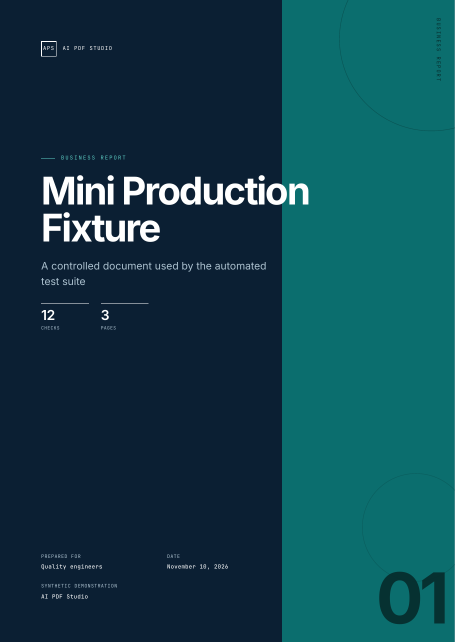
#> input picture plugins/ai-pdf-studio/tests/visual/baseline/page-01.png, 911 x 1287 px (shown at 1/2 size)
$ python -i page_metrics.py   (imports and definitions only)
#> lines starting #> are read from the running program, lines starting #| are printed output that depends on the picture; after the words box and inside, x2 and y2 are one past the last pixel; in counts of white or black regions, pixels touching at a corner belong together
#!/usr/bin/env python3
"""Per-page visual and ink metrics using Pillow.

Input is a JSON list of image paths on stdin. Output is a JSON list of metrics.
This is deliberately heuristic: it measures geometry, ink, contrast, whitespace,
and colour, not subjective aesthetics.
"""
import json
import sys
from statistics import mean

from PIL import Image, ImageChops, ImageFilter, ImageStat


def dominant_background(image):
    """The modal colour is the page surface, even on split covers."""
    small = image.resize((160, max(1, int(160 * image.height / image.width))), Image.Resampling.BOX)
    quantized = small.quantize(colors=8, method=Image.Quantize.MEDIANCUT)
    colors = quantized.convert('RGB').getcolors(160 * small.height) or [(1, (255, 255, 255))]
    return max(colors, key=lambda item: item[0])[1]


def analyze(path):
#> called with path = '../../tests/visual/baseline/page-01.png'
    image = Image.open(path).convert("RGB")
#> image is the input picture: PIL image 911x1287 RGB; mean R, G, B 16.8, 65.8, 77.8
    original_size = image.size
#> original_size = (911, 1287)
    # Limit work to 700px wide; metrics are scale invariant.
    if image.width > 700:
        ratio = 700 / image.width
#> ratio = 0.768
        image = image.resize((700, max(1, int(image.height * ratio))), Image.Resampling.LANCZOS)
#> image: PIL image 700x988 RGB
    width, height = image.size
#> width = 700; height = 988
    bg = dominant_background(image)
#> in dominant_background, `quantized = small.quantize(colors=8, method=Image.Quantize.MEDIANCUT)`:
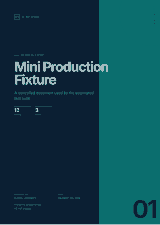
#> quantized: PIL image 160x225 P; mean R, G, B 15, 65, 77
#> in dominant_background, `colors = quantized.convert('RGB').getcolors(160 * small.height) or [(1..`: colors = [(865, (164, 186, 190)), (13315, (11, 110, 110)), (107, (10, 110, 110)), (753, (28, 71, 82)), (452, (12, 31, 51)), (19931, (11, 31, 51)), (191, (10, 31, 51)), (386, (10, 30, 50))]
#> bg = (11, 31, 51)
    bg_image = Image.new("RGB", image.size, bg)
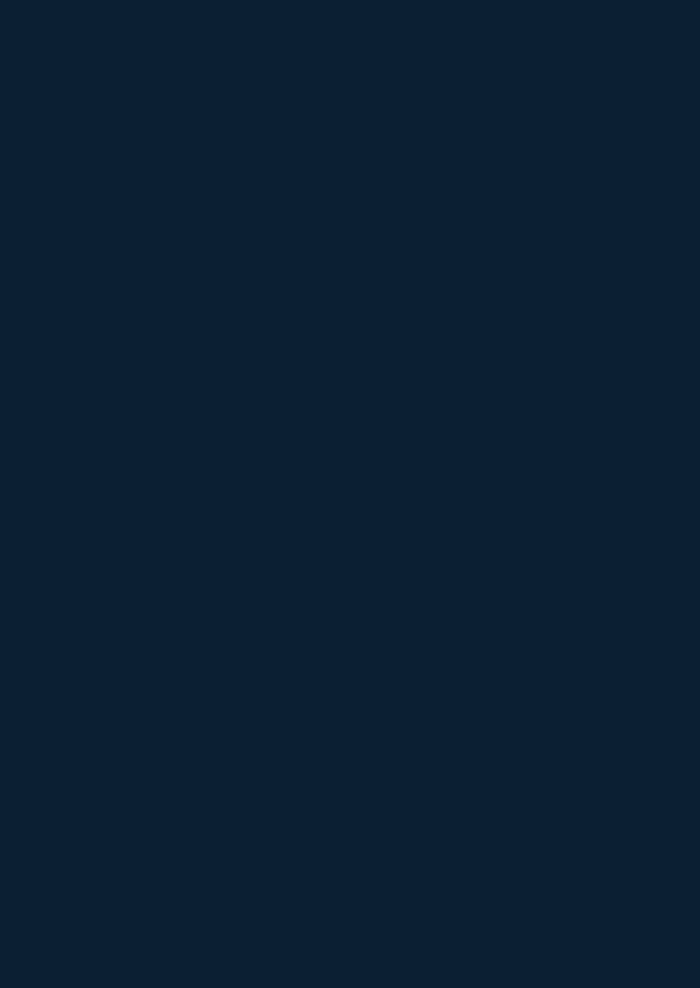
#> bg_image: PIL image 700x988 RGB; mean R, G, B 11, 31, 51
    diff = ImageChops.difference(image, bg_image).convert("L")
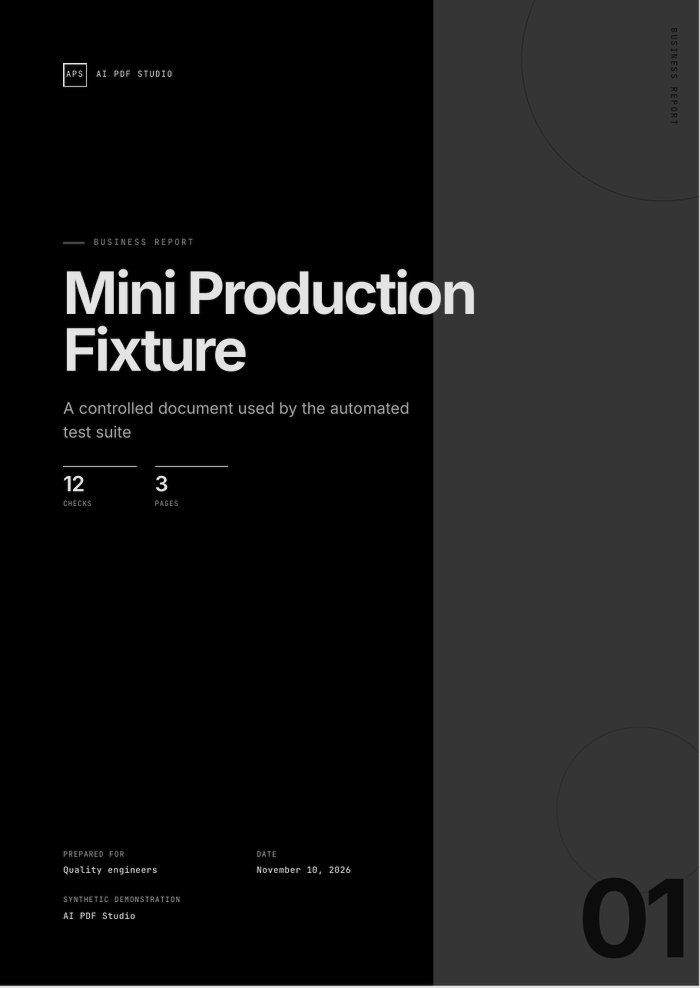
#> diff: PIL image 700x988 L; min 0, max 228, mean 25.4
    # Ink threshold 26/255 is low enough for hairlines but ignores JPEG noise.
    mask = diff.point(lambda value: 255 if value > 26 else 0)
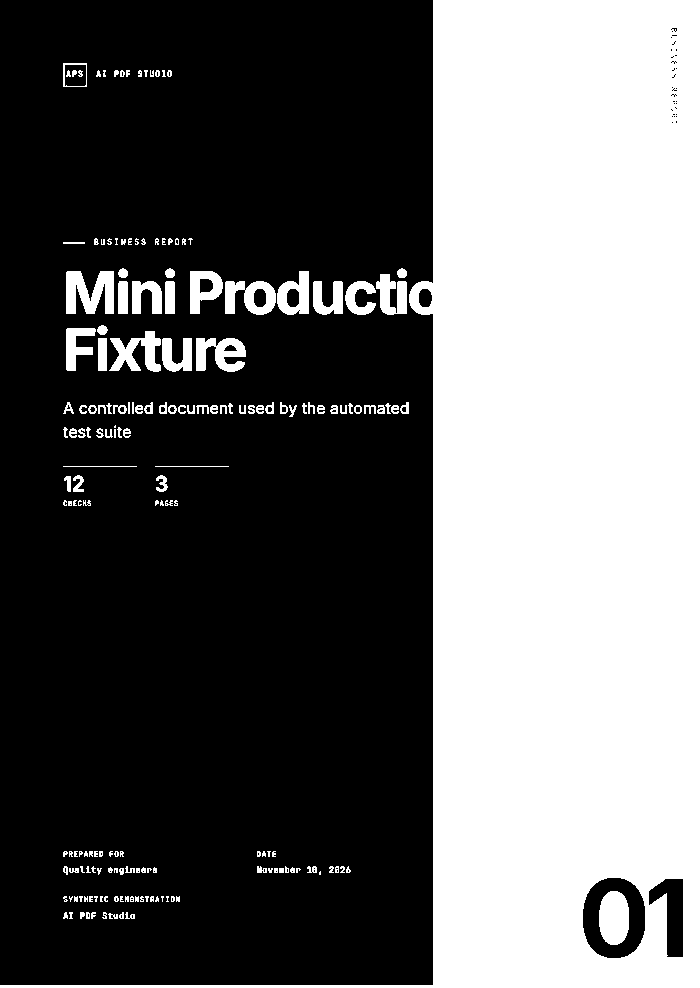
#> mask: PIL image 700x988 L; 40.2% white; 184 white regions (54 under 20 px), largest, box (x1, y1, x2, y2) and area: (0, 0, 700, 988) 259898, (66, 271, 114, 314) 1478, (599, 891, 629, 945) 1354
    histogram = mask.histogram()
#> histogram = 256 values, max 413353 at index 0, min 0 at index 1, mean 2701.6
    total = width * height
#> total = 691600
    ink_pixels = histogram[255]
#> ink_pixels = 278247
    ink_ratio = ink_pixels / total if total else 0
#> ink_ratio = 0.402
    bbox = mask.getbbox()
#> bbox = (0, 0, 700, 988)

    gray = image.convert("L")
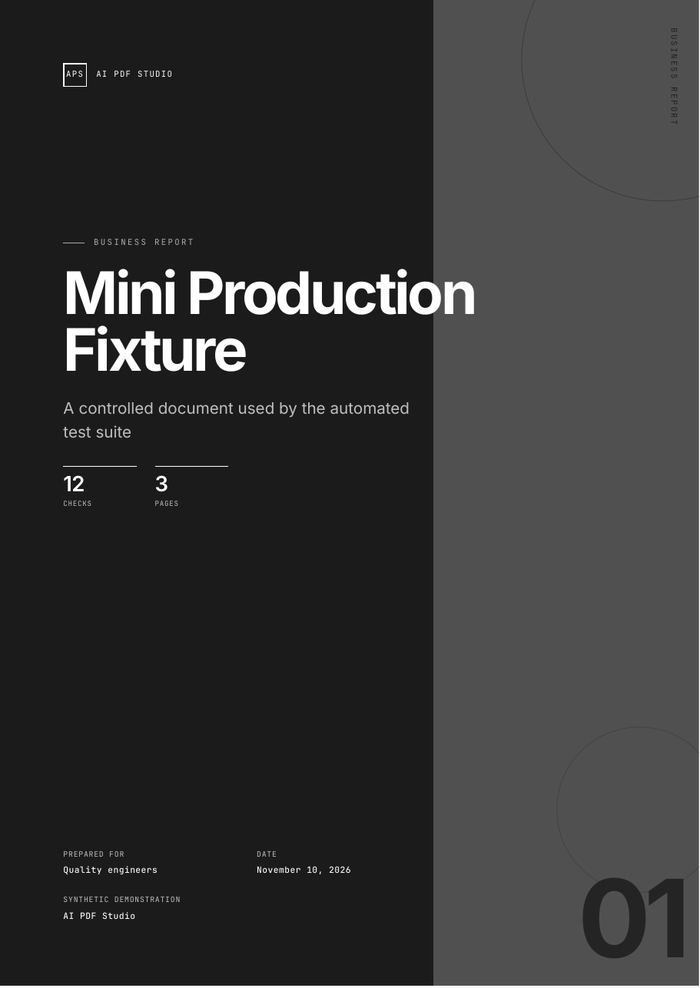
#> gray: PIL image 700x988 L; min 0, max 255, mean 52.2
    stats = ImageStat.Stat(gray)
    edges = gray.filter(ImageFilter.FIND_EDGES)
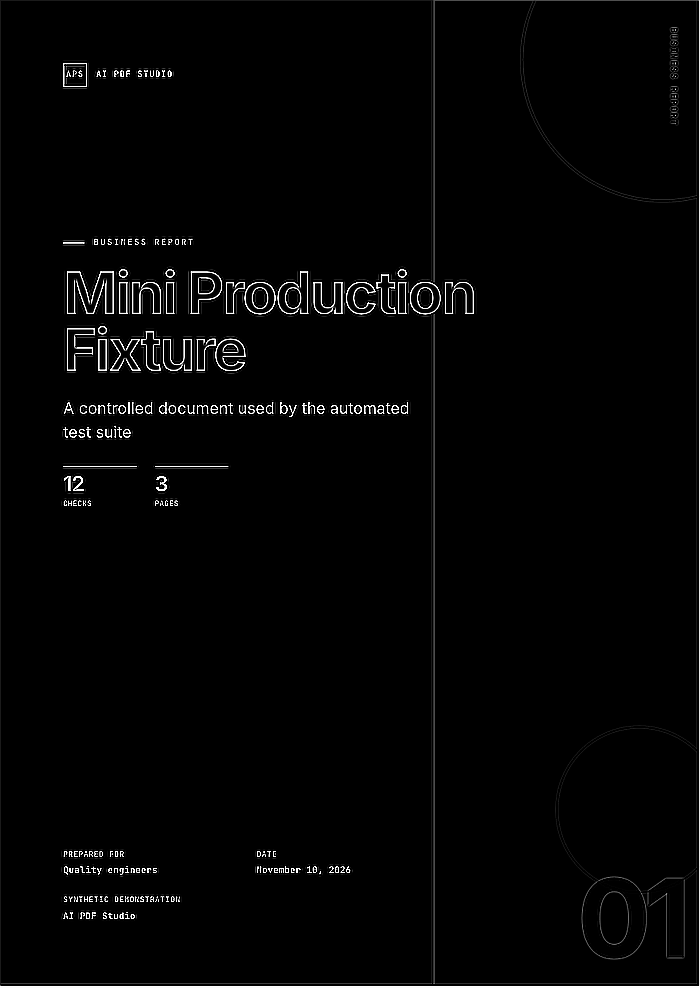
#> edges: PIL image 700x988 L; min 0, max 255, mean 4.4
    edge_hist = edges.histogram()
#> edge_hist = 256 values, max 660668 at index 0, min 4 at index 194, mean 2701.6
    edge_ratio = sum(edge_hist[40:]) / total if total else 0
#> edge_ratio = 0.0237

    quantized = image.quantize(colors=7, method=Image.Quantize.MEDIANCUT)
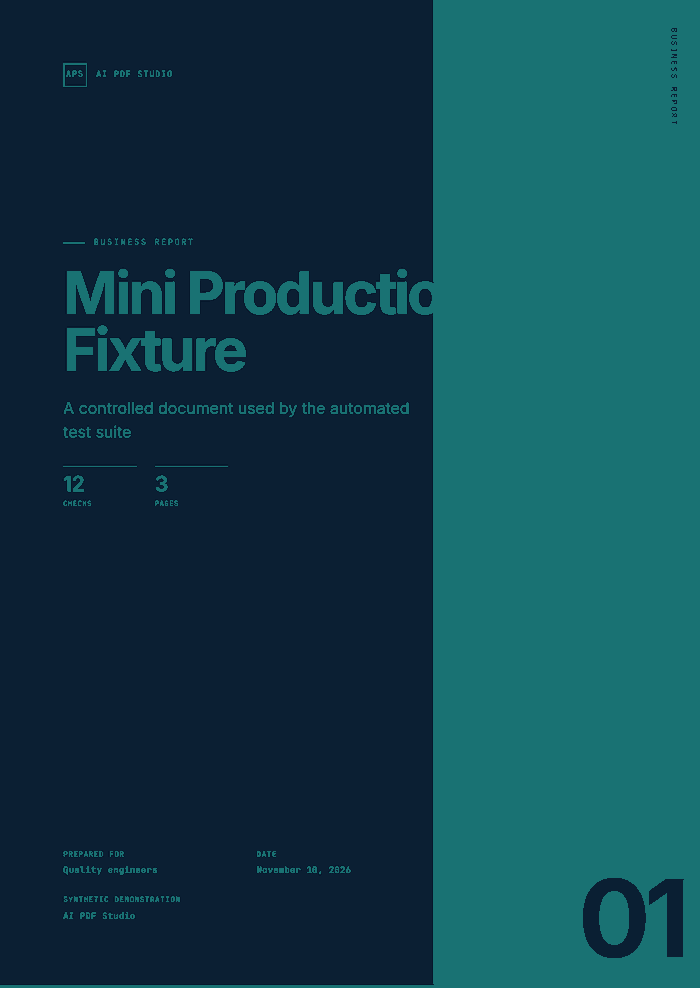
#> quantized: PIL image 700x988 P; mean R, G, B 16.6, 64.2, 76.6
    colors = quantized.convert("RGB").getcolors(width * height) or []
#> colors = [(6367, (5, 23, 43)), (5483, (11, 31, 52)), (277535, (25, 114, 115)), (3782, (12, 31, 51)), (392372, (11, 31, 51)), (4467, (10, 31, 51)), (1594, (11, 31, 50))]
    colors = sorted(colors, reverse=True)[:7]
#> colors = [(392372, (11, 31, 51)), (277535, (25, 114, 115)), (6367, (5, 23, 43)), (5483, (11, 31, 52)), (4467, (10, 31, 51)), (3782, (12, 31, 51)), (1594, (11, 31, 50))]
    dominant = [
        {"hex": "#%02X%02X%02X" % color, "fraction": round(count / total, 5)}
        for count, color in colors
    ]
#> dominant = 7 items

    # Ink centre of mass from a coarse 7x9 grid.
    cols, rows = 7, 9
    grid = []
    mask_small = mask.resize((cols, rows), Image.Resampling.BOX)
    data = list(mask_small.getdata())
#> data = 63 values, max 255 at index 5, min 0 at index 2, mean 102.6
    for row in range(rows):
        grid.append([data[row * cols + col] / 255 for col in range(cols)])
#> after the loop, grid = 9 items
    weighted_x = 0.0
    weighted_y = 0.0
    weight = 0.0
    for row in range(rows):
        for col in range(cols):
            value = grid[row][col]
            weighted_x += (col + 0.5) / cols * value
            weighted_y += (row + 0.5) / rows * value
            weight += value
#> after the loop, weight = 25.34; weighted_x = 19.44; weighted_y = 12.35
    center_x = weighted_x / weight if weight else 0.5
#> center_x = 0.767
    center_y = weighted_y / weight if weight else 0.5
#> center_y = 0.487

    colorfulness = 0.0
    channel_spread = []
    for pixel in image.resize((120, max(1, int(120 * height / width))), Image.Resampling.BOX).getdata():
        channel_spread.append(max(pixel) - min(pixel))
#> after the loop, channel_spread = 20280 items
    if channel_spread:
        colorfulness = mean(channel_spread) / 255
#> colorfulness = 0.239

    margins = None
    if bbox:
        left, top, right, bottom = bbox
#> left = 0; top = 0; right = 700; bottom = 988
        margins = {
            "left_px": left,
            "top_px": top,
            "right_px": width - right,
            "bottom_px": height - bottom,
            "left_pct": round(left / width, 4),
            "top_pct": round(top / height, 4),
            "right_pct": round((width - right) / width, 4),
            "bottom_pct": round((height - bottom) / height, 4),
        }
#> margins = {'left_px': 0, 'top_px': 0, 'right_px': 0, 'bottom_px': 0, 'left_pct': 0, 'top_pct': 0, 'right_pct': 0, 'bottom_pct': 0}

    is_dark = sum(bg) / 3 < 96
#> is_dark = True
    return {
        "path": path,
        "width_px": original_size[0],
        "height_px": original_size[1],
        "analysis_width": width,
        "analysis_height": height,
        "background": "#%02X%02X%02X" % bg,
        "is_dark": is_dark,
        "ink_ratio": round(ink_ratio, 5),
        "whitespace_ratio": round(1 - ink_ratio, 5),
        "edge_ratio": round(edge_ratio, 5),
        "luma_mean": round(stats.mean[0], 2),
        "luma_stddev": round(stats.stddev[0], 2),
        "colorfulness": round(colorfulness, 4),
        "ink_center_x": round(center_x, 4),
        "ink_center_y": round(center_y, 4),
        "dominant_colors": dominant,
        "content_bbox": margins,
        "blank_candidate": ink_ratio < 0.004 and edge_ratio < 0.002,
        "overcrowded_candidate": ink_ratio > 0.52,
    }


def main():
    paths = json.load(sys.stdin)
    results = []
    for path in paths:
        try:
            results.append(analyze(path))
        except Exception as error:  # keep the batch deterministic
            results.append({"path": path, "error": str(error)})
    json.dump(results, sys.stdout)
    sys.stdout.write("\n")


# [2 lines not run here, left out]

>>> result = analyze('../../tests/visual/baseline/page-01.png')
#> result = 19 items
